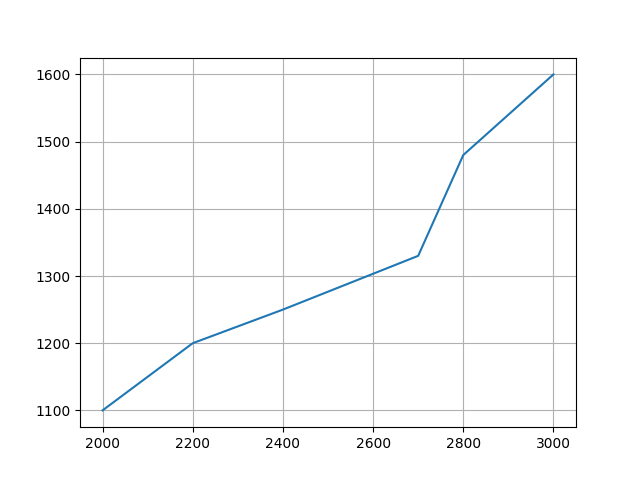

Write the Python code that produced this figure.
import matplotlib.pyplot as plt
import pandas as pd

data = {
    'cricket_bat': ['SG', 'BDM', 'SS', 'GM', 'Kookaburra', 'Spartan'],
    'mrp': [2000, 2200, 2400, 2700, 2800, 3000],
    'weight_grams': [1100, 1200, 1250, 1330, 1480, 1600]
}

df = pd.DataFrame(data)

plt.plot(df['mrp'], df['weight_grams'])
plt.grid()
plt.show()
